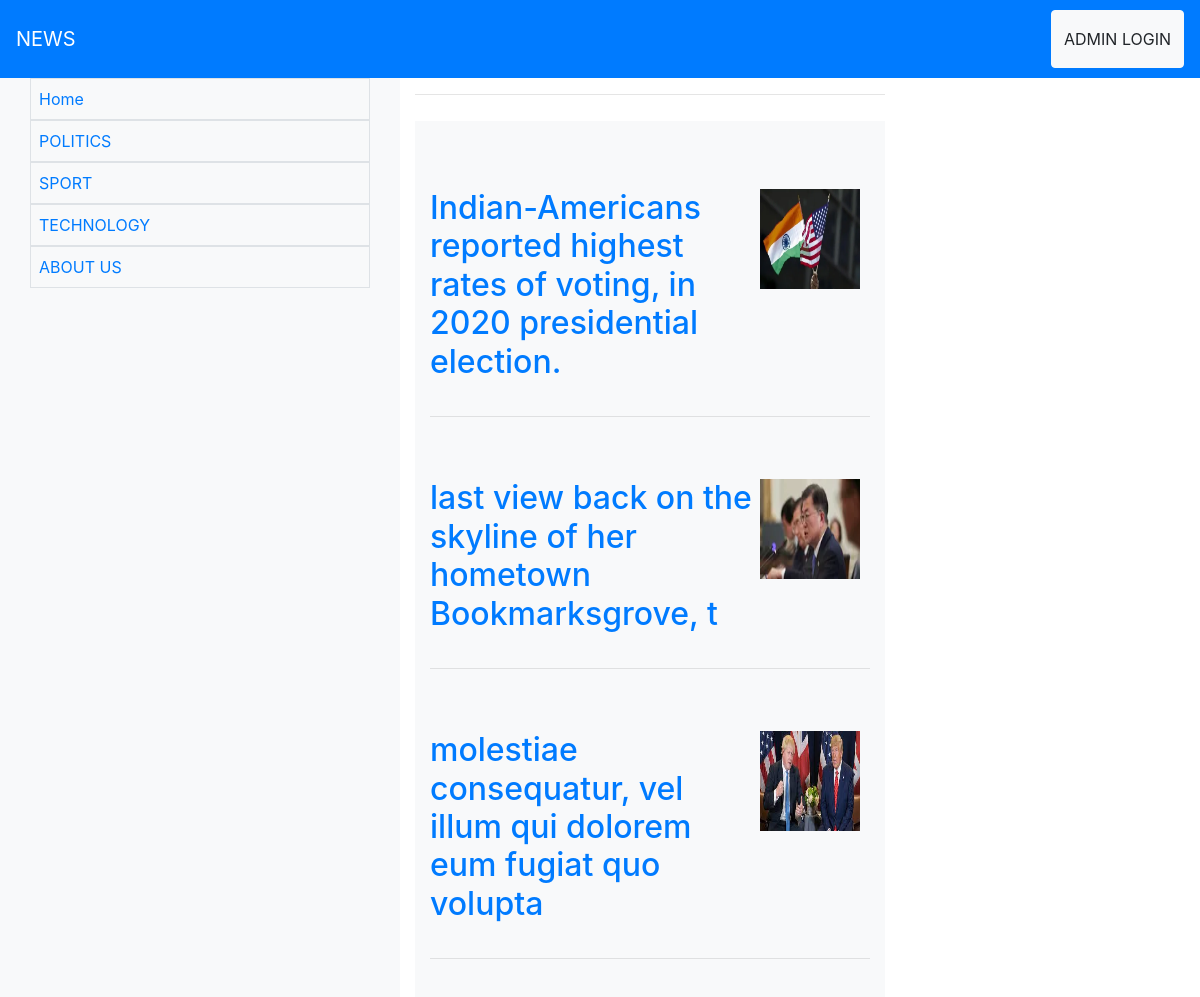
The app's page /politics.php with its own data.
### tables this page shows
CREATE TABLE `news` (
  `id` int(100) NOT NULL,
  `title` varchar(255) NOT NULL,
  `description` varchar(255) NOT NULL,
  `date` date NOT NULL,
  `category` varchar(100) NOT NULL,
  `thumbnail` varchar(255) NOT NULL,
  `admin` varchar(100) NOT NULL
);

### politics.php (the view, shortened to what this page needs)
 <?php
  require("db/connection.php");
 ?>
<!doctype html>
<html lang="en">
  <head>
<link rel="stylesheet" href="https://maxcdn.bootstrapcdn.com/bootstrap/4.5.2/css/bootstrap.min.css">
    <link href="style/index.css" rel="stylesheet">
  </head>
  <body>
<nav class="navbar navbar-expand-sm bg-primary navbar-dark justify-content-between">
  <a class="navbar-brand py-3" href="#">NEWS </a>
  <form class="form-inline">
   <a href="admin-panel.php" class="btn btn-light py-3">ADMIN LOGIN</a>
  </form>
</nav>
<div class="container-fluid">
          <div class="row">
         <div class="col-sm-3 col-md-6 col-lg-4 bg-light">
            <div class="d-flex flex-column bg-light container-fluid" id="dabo">
                <div class="port-item1 p-2 border ">
                    <a href="index.php"onclick="('Home');">Home</a>
                </div>
              <div class="port-item1 p-2 border ">
                <a href="politics.php"onclick="('Home');">POLITICS</a>
              </div>
               <div class="port-item1 p-2 border active">
                <a href="sport.php"onclick="('Home');">SPORT</a>
                </div>
               <div class="port-item1 p-2 border">
                <a href="technology.php"onclick="('Home');">TECHNOLOGY</a>
                </div>
               <div class="port-item1 p-2 border">
                <a href="content.php"onclick="('Home');">ABOUT US</a>
                </div>
            </div>
            </div>
           <div class="col-sm-3 col-md-6 col-lg-5">
            <hr>
             <div class="d-flex flex-column bg-light container-fluid" id="dabo2">
                   <?php
      $query=mysqli_query($conn,"select title,thumbnail from news value where category= 'POLITICS'");
       while ($row=mysqli_fetch_array($query)) {
            ?>
 <div class="row no-gutters">
      <div class="col-9 ">
      <a href="content.php"> <h2> <?php echo $row['title']; ?></h2></a>
      </div>
      <div class="col-3">
         <img class="image-container" src="images/<?php echo $row['thumbnail'];?>" alt="Generic placeholder image">
      </div>
    </div>
      <hr class="featurette-divider">
      <?php  } ?>
    </div>
  </div>
        </div>
        </div>
  </body>
</html>

### style/index.css (style rules this page uses)
.featurette-divider { margin: 1.7rem 0; }
@media (min-width: 768px) { .col-9 { margin-top: 25px; } }
@media (min-width: 768px) { .col-3 { margin-top: 25px; width: 100px; height: 100px; position: relative; } }
.image-container { width: 100px; height: 100px; position: relative; }
.col-3 img { max-height: 100%; max-width: 100%; }
hr { height: 10px; }

### records on screen
news: title "Indian-Americans reported highest rates of voting, in 2020 presidential election.", thumbnail (picture)
news: title "last view back on the skyline of her hometown Bookmarksgrove, t", thumbnail (picture)
news: title "molestiae consequatur, vel illum qui dolorem eum fugiat quo volupta", thumbnail (picture)
